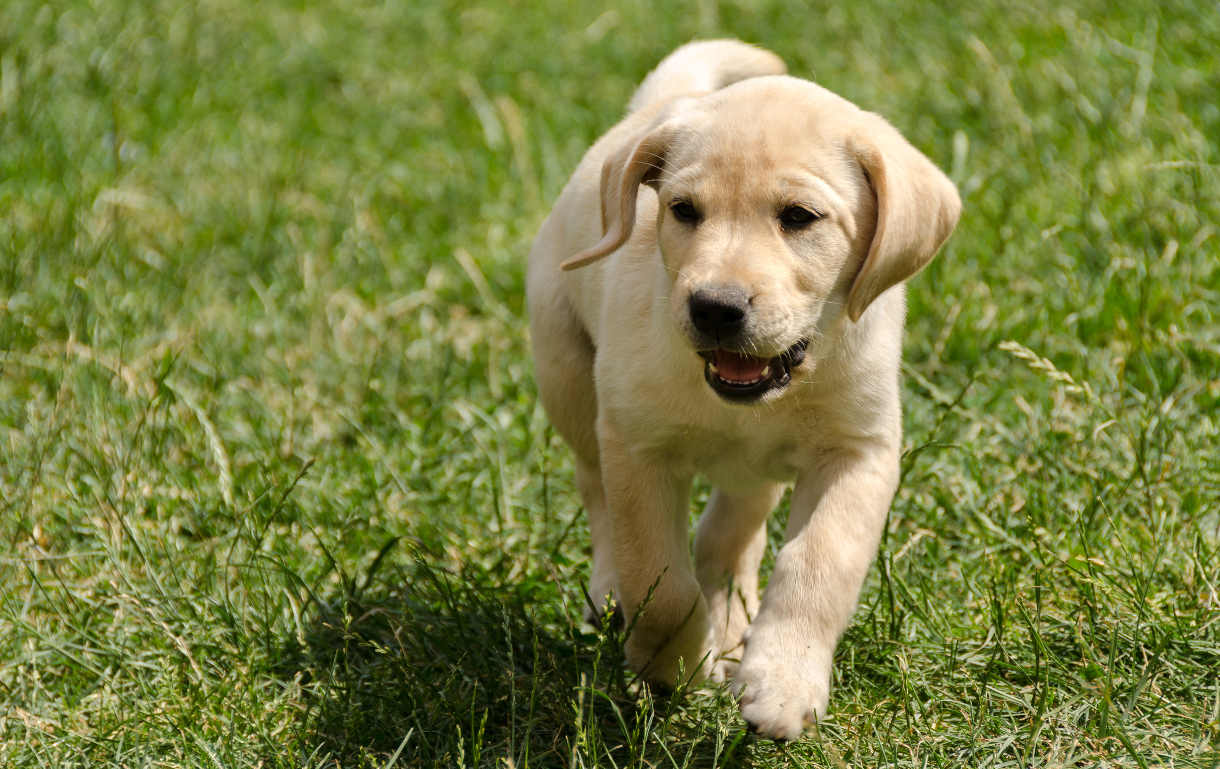
#> input picture P03/filhote.jpg, 1220 x 769 px
$ python P03.py
#> lines starting #> are read from the running program, lines starting #| are printed output that depends on the picture
import cv2
import numpy as np

img = cv2.imread('filhote.jpg', 0)
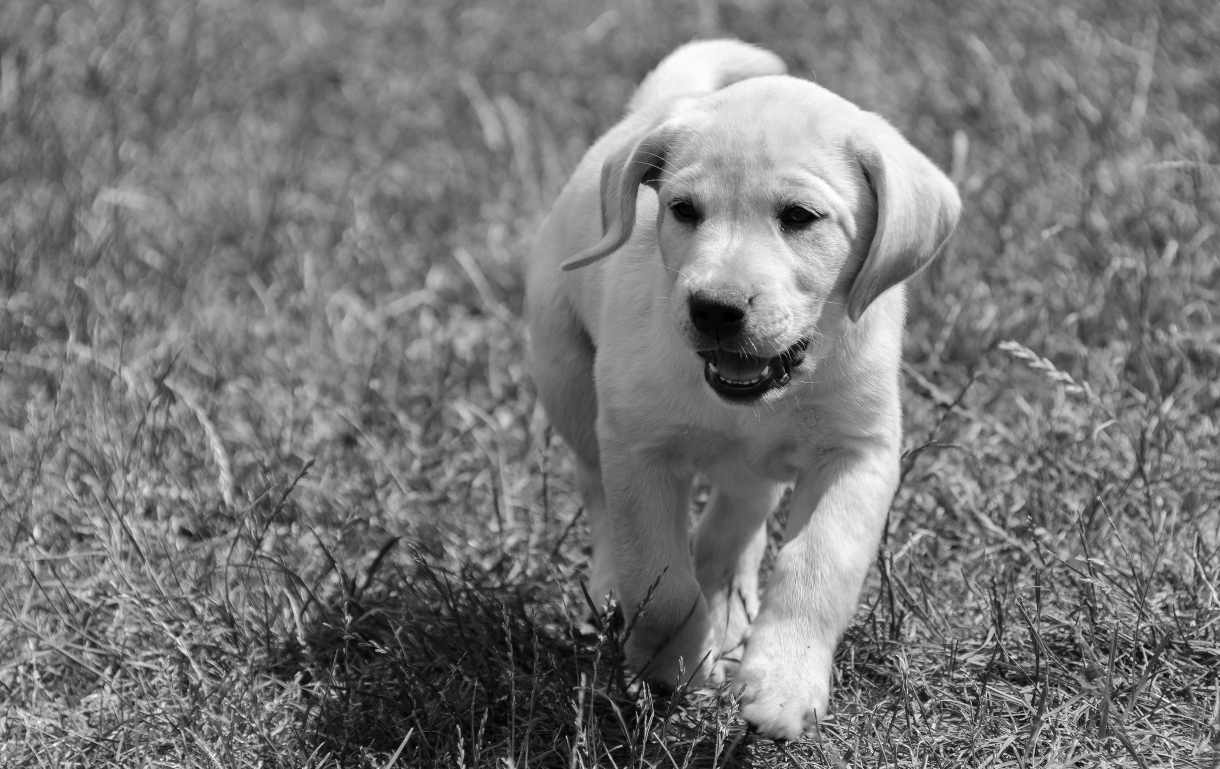
#> img: shape (769, 1220); min 0, max 255, mean 120.1
rows, cols = img.shape
#> rows = 769; cols = 1220

M = np.float32([[1,0,100],[0,1,50]])
dst = cv2.warpAffine(img,M,(cols,rows))
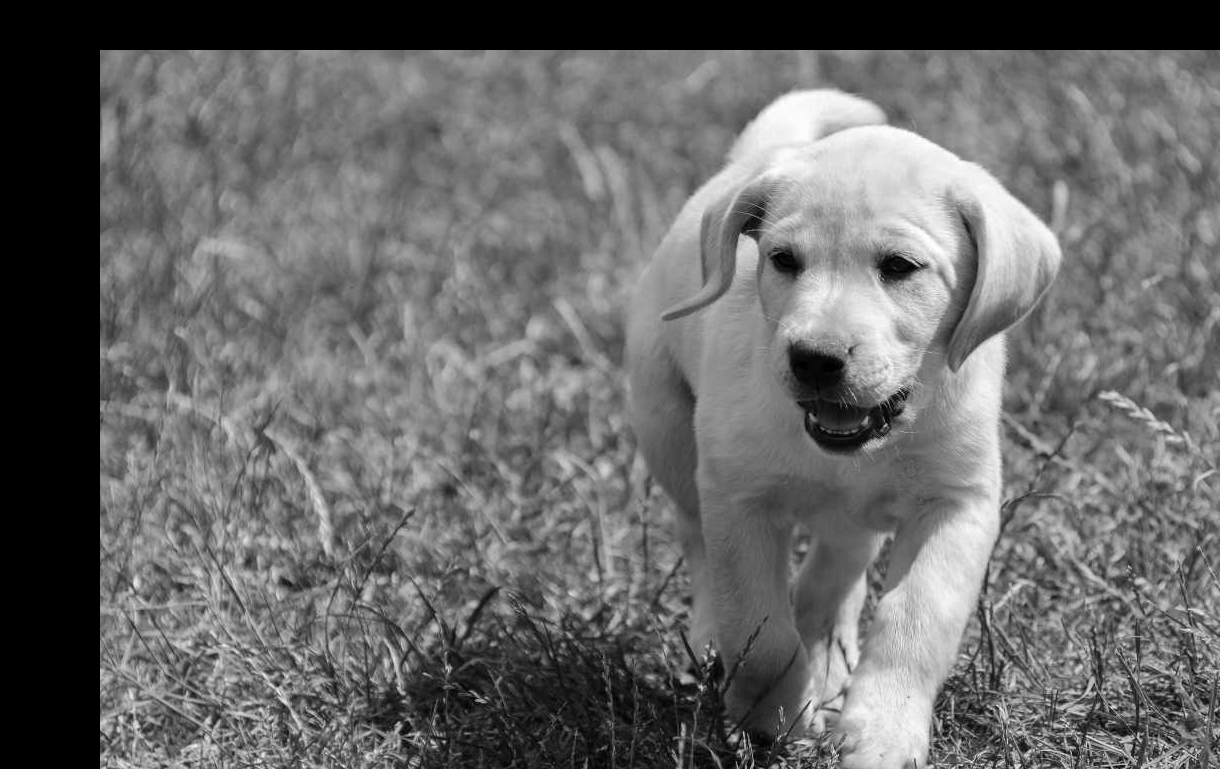
#> dst: shape (769, 1220); min 0, max 255, mean 105

cv2.imwrite('filhote_translacao.jpg', dst)
cv2.imshow('img',dst)
cv2.waitKey(0)
cv2.destroyAllWindows()
